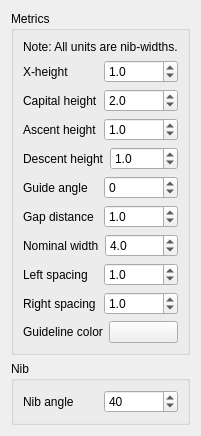
              <widget class="QWidget" name="char_set_prop_tab">
               <attribute name="title">
                <string>Character Set</string>
               </attribute>
               <layout class="QFormLayout" name="formLayout">
                <item row="1" column="0" colspan="2">
                 <widget class="QGroupBox" name="nib_group_box">
                  <property name="title">
                   <string>Nib</string>
                  </property>
                  <layout class="QVBoxLayout" name="verticalLayout_8">
                   <item>
                    <layout class="QHBoxLayout" name="horizontalLayout_27">
                     <item>
                      <widget class="QLabel" name="label_12">
                       <property name="text">
                        <string>Nib angle</string>
                       </property>
                      </widget>
                     </item>
                     <item>
                      <widget class="QSpinBox" name="char_set_nib_angle_spin">
                       <property name="wrapping">
                        <bool>true</bool>
                       </property>
                       <property name="maximum">
                        <number>90</number>
                       </property>
                       <property name="value">
                        <number>40</number>
                       </property>
                      </widget>
                     </item>
                    </layout>
                   </item>
                  </layout>
                 </widget>
                </item>
                <item row="0" column="0" colspan="2">
                 <widget class="QGroupBox" name="metrics_grpup_box">
                  <property name="title">
                   <string>Metrics</string>
                  </property>
                  <layout class="QVBoxLayout" name="verticalLayout_7">
                   <item>
                    <layout class="QHBoxLayout" name="horizontalLayout_16">
                     <item>
                      <widget class="QLabel" name="label">
                       <property name="text">
                        <string>Note: All units are nib-widths.</string>
                       </property>
                      </widget>
                     </item>
                    </layout>
                   </item>
                   <item>
                    <layout class="QHBoxLayout" name="horizontalLayout_17">
                     <item>
                      <widget class="QLabel" name="label_2">
                       <property name="text">
                        <string>X-height</string>
                       </property>
                      </widget>
                     </item>
                     <item>
                      <widget class="QDoubleSpinBox" name="base_height_spin">
                       <property name="wrapping">
                        <bool>true</bool>
                       </property>
                       <property name="frame">
                        <bool>true</bool>
                       </property>
                       <property name="buttonSymbols">
                        <enum>QAbstractSpinBox::UpDownArrows</enum>
                       </property>
                       <property name="decimals">
                        <number>1</number>
                       </property>
                       <property name="minimum">
                        <double>1.000000000000000</double>
                       </property>
                       <property name="maximum">
                        <double>10.000000000000000</double>
                       </property>
                       <property name="singleStep">
                        <double>0.500000000000000</double>
                       </property>
                      </widget>
                     </item>
                    </layout>
                   </item>
                   <item>
                    <layout class="QHBoxLayout" name="horizontalLayout_18">
                     <item>
                      <widget class="QLabel" name="label_3">
                       <property name="text">
                        <string>Capital height</string>
                       </property>
                      </widget>
                     </item>
                     <item>
                      <widget class="QDoubleSpinBox" name="cap_height_spin">
                       <property name="wrapping">
                        <bool>true</bool>
                       </property>
                       <property name="decimals">
                        <number>1</number>
                       </property>
                       <property name="minimum">
                        <double>0.500000000000000</double>
                       </property>
                       <property name="maximum">
                        <double>10.000000000000000</double>
                       </property>
                       <property name="singleStep">
                        <double>0.500000000000000</double>
                       </property>
                       <property name="value">
                        <double>2.000000000000000</double>
                       </property>
                      </widget>
                     </item>
                    </layout>
                   </item>
                   <item>
                    <layout class="QHBoxLayout" name="horizontalLayout_19">
                     <item>
                      <widget class="QLabel" name="label_4">
                       <property name="text">
                        <string>Ascent height</string>
                       </property>
                      </widget>
                     </item>
                     <item>
                      <widget class="QDoubleSpinBox" name="ascent_height_spin">
                       <property name="wrapping">
                        <bool>true</bool>
                       </property>
                       <property name="decimals">
                        <number>1</number>
                       </property>
                       <property name="minimum">
                        <double>1.000000000000000</double>
                       </property>
                       <property name="maximum">
                        <double>10.000000000000000</double>
                       </property>
                       <property name="singleStep">
                        <double>0.500000000000000</double>
                       </property>
                      </widget>
                     </item>
                    </layout>
                   </item>
                   <item>
                    <layout class="QHBoxLayout" name="horizontalLayout_20">
                     <item>
                      <widget class="QLabel" name="label_5">
                       <property name="text">
                        <string>Descent height</string>
                       </property>
                      </widget>
                     </item>
                     <item>
                      <widget class="QDoubleSpinBox" name="descent_height_spin">
                       <property name="wrapping">
                        <bool>true</bool>
                       </property>
                       <property name="decimals">
                        <number>1</number>
                       </property>
                       <property name="minimum">
                        <double>1.000000000000000</double>
                       </property>
                       <property name="maximum">
                        <double>10.000000000000000</double>
                       </property>
                       <property name="singleStep">
                        <double>0.500000000000000</double>
                       </property>
                      </widget>
                     </item>
                    </layout>
                   </item>
                   <item>
                    <layout class="QHBoxLayout" name="horizontalLayout_21">
                     <item>
                      <widget class="QLabel" name="label_6">
                       <property name="text">
                        <string>Guide angle</string>
                       </property>
                      </widget>
                     </item>
                     <item>
                      <widget class="QSpinBox" name="angle_spin">
                       <property name="wrapping">
                        <bool>true</bool>
                       </property>
                       <property name="maximum">
                        <number>45</number>
                       </property>
                      </widget>
                     </item>
                    </layout>
                   </item>
                   <item>
                    <layout class="QHBoxLayout" name="horizontalLayout_22">
                     <item>
                      <widget class="QLabel" name="label_7">
                       <property name="text">
                        <string>Gap distance</string>
                       </property>
                      </widget>
                     </item>
                     <item>
                      <widget class="QDoubleSpinBox" name="gap_height_spin">
                       <property name="wrapping">
                        <bool>true</bool>
                       </property>
                       <property name="decimals">
                        <number>1</number>
                       </property>
                       <property name="minimum">
                        <double>0.500000000000000</double>
                       </property>
                       <property name="maximum">
                        <double>4.000000000000000</double>
                       </property>
                       <property name="singleStep">
                        <double>0.500000000000000</double>
                       </property>
                       <property name="value">
                        <double>1.000000000000000</double>
                       </property>
                      </widget>
                     </item>
                    </layout>
                   </item>
                   <item>
                    <layout class="QHBoxLayout" name="horizontalLayout_23">
                     <item>
                      <widget class="QLabel" name="label_8">
                       <property name="text">
                        <string>Nominal width</string>
                       </property>
                      </widget>
                     </item>
                     <item>
                      <widget class="QDoubleSpinBox" name="nominal_width_spin">
                       <property name="wrapping">
                        <bool>true</bool>
                       </property>
                       <property name="decimals">
                        <number>1</number>
                       </property>
                       <property name="minimum">
                        <double>1.000000000000000</double>
                       </property>
                       <property name="maximum">
                        <double>10.000000000000000</double>
                       </property>
                       <property name="singleStep">
                        <double>0.500000000000000</double>
                       </property>
                       <property name="value">
                        <double>4.000000000000000</double>
                       </property>
                      </widget>
                     </item>
                    </layout>
                   </item>
                   <item>
                    <layout class="QHBoxLayout" name="horizontalLayout_24">
                     <item>
                      <widget class="QLabel" name="label_9">
                       <property name="text">
                        <string>Left spacing</string>
                       </property>
                      </widget>
                     </item>
                     <item>
                      <widget class="QDoubleSpinBox" name="char_set_left_space_spin">
                       <property name="decimals">
                        <number>1</number>
                       </property>
                       <property name="maximum">
                        <double>3.000000000000000</double>
                       </property>
                       <property name="singleStep">
                        <double>0.100000000000000</double>
                       </property>
                       <property name="value">
                        <double>1.000000000000000</double>
                       </property>
                      </widget>
                     </item>
                    </layout>
                   </item>
                   <item>
                    <layout class="QHBoxLayout" name="horizontalLayout_25">
                     <item>
                      <widget class="QLabel" name="label_10">
                       <property name="text">
                        <string>Right spacing</string>
                       </property>
                      </widget>
                     </item>
                     <item>
                      <widget class="QDoubleSpinBox" name="char_set_right_space_spin">
                       <property name="decimals">
                        <number>1</number>
                       </property>
                       <property name="maximum">
                        <double>3.000000000000000</double>
                       </property>
                       <property name="singleStep">
                        <double>0.100000000000000</double>
                       </property>
                       <property name="value">
                        <double>1.000000000000000</double>
                       </property>
                      </widget>
                     </item>
                    </layout>
                   </item>
                   <item>
                    <layout class="QHBoxLayout" name="horizontalLayout_26">
                     <item>
                      <widget class="QLabel" name="label_11">
                       <property name="text">
                        <string>Guideline color</string>
                       </property>
                      </widget>
                     </item>
                     <item>
                      <widget class="SelectColorButton" name="guides_color_button">
                       <property name="autoFillBackground">
                        <bool>false</bool>
                       </property>
                       <property name="text">
                        <string/>
                       </property>
                      </widget>
                     </item>
                    </layout>
                   </item>
                  </layout>
                 </widget>
                </item>
               </layout>
              </widget>
